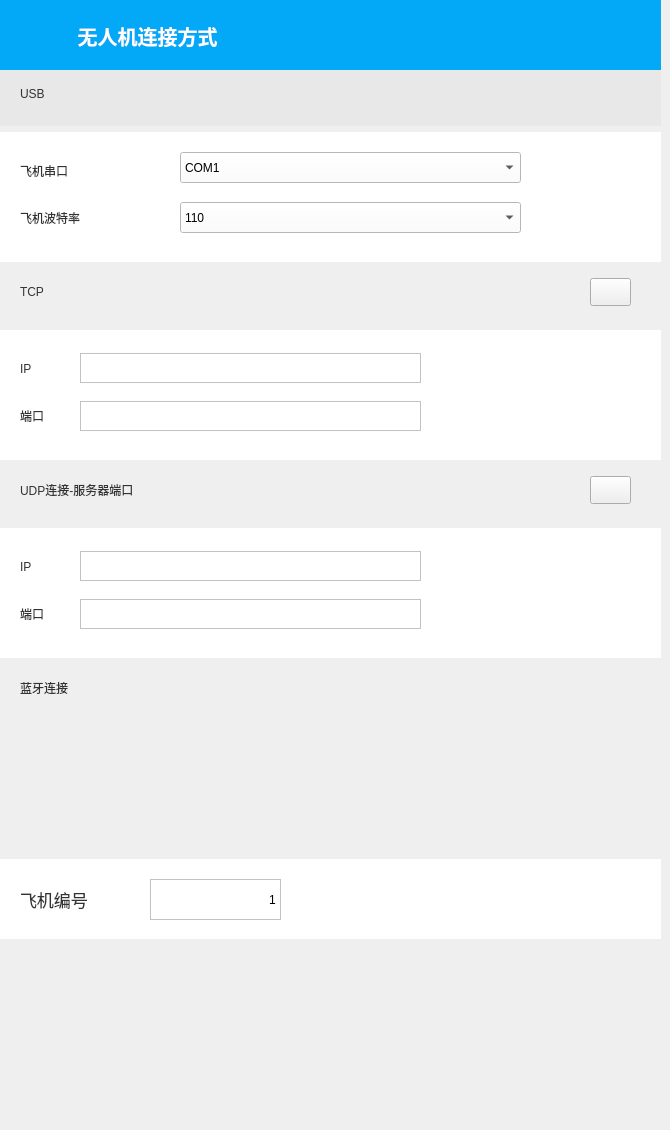
   <widget class="QWidget" name="data_connect_widget_Default_page">
    <widget class="QWidget" name="data_connect_widget_Default" native="true">
     <property name="geometry">
      <rect>
       <x>0</x>
       <y>0</y>
       <width>661</width>
       <height>1121</height>
      </rect>
     </property>
     <property name="minimumSize">
      <size>
       <width>661</width>
       <height>1023</height>
      </size>
     </property>
     <widget class="QLabel" name="data_connect">
      <property name="geometry">
       <rect>
        <x>0</x>
        <y>0</y>
        <width>661</width>
        <height>73</height>
       </rect>
      </property>
      <property name="styleSheet">
       <string notr="true">background-color: rgb(3, 168, 247);
outline:0px;
font: 15pt &quot;思源黑体&quot;;
color: rgb(255, 255, 255);
border-width:0;</string>
      </property>
      <property name="text">
       <string>&lt;!DOCTYPE HTML PUBLIC &quot;-//W3C//DTD HTML 4.0//EN&quot; &quot;http://www.w3.org/TR/REC-html40/strict.dtd&quot;&gt;
&lt;html&gt;&lt;head&gt;&lt;meta name=&quot;qrichtext&quot; content=&quot;1&quot; /&gt;&lt;style type=&quot;text/css&quot;&gt;
p, li { white-space: pre-wrap; }
&lt;/style&gt;&lt;/head&gt;&lt;body style=&quot; font-family:'思源黑体'; font-size:15pt; font-weight:400; font-style:normal;&quot;&gt;
&lt;p style=&quot; margin-top:12px; margin-bottom:12px; margin-left:0px; margin-right:0px; -qt-block-indent:0; text-indent:0px;&quot;&gt;              &lt;span style=&quot; font-weight:600;&quot;&gt;无人机&lt;/span&gt;&lt;span style=&quot; font-weight:600;&quot;&gt;连接方式&lt;/span&gt;&lt;/p&gt;&lt;/body&gt;&lt;/html&gt;</string>
      </property>
      <property name="textFormat">
       <enum>Qt::RichText</enum>
      </property>
     </widget>
     <widget class="QPushButton" name="set_return_2">
      <property name="geometry">
       <rect>
        <x>10</x>
        <y>20</y>
        <width>31</width>
        <height>31</height>
       </rect>
      </property>
      <property name="focusPolicy">
       <enum>Qt::NoFocus</enum>
      </property>
      <property name="styleSheet">
       <string notr="true">outline:0px;
background-color: rgb(3, 168, 247);
font: 15pt &quot;思源黑体&quot;;
color: rgb(255, 255, 255);
border-width:0;</string>
      </property>
      <property name="text">
       <string/>
      </property>
      <property name="icon">
       <iconset resource="../../qgc.qrc">
        <normaloff>:/images/resources/images/ui/SHGCSetUp/set_return.png</normaloff>:/images/resources/images/ui/SHGCSetUp/set_return.png</iconset>
      </property>
      <property name="iconSize">
       <size>
        <width>50</width>
        <height>50</height>
       </size>
      </property>
      <property name="autoRepeat">
       <bool>false</bool>
      </property>
      <property name="autoExclusive">
       <bool>false</bool>
      </property>
      <property name="default">
       <bool>false</bool>
      </property>
      <property name="flat">
       <bool>true</bool>
      </property>
     </widget>
     <widget class="QWidget" name="widget" native="true">
      <property name="geometry">
       <rect>
        <x>0</x>
        <y>70</y>
        <width>679</width>
        <height>1001</height>
       </rect>
      </property>
      <layout class="QVBoxLayout" name="verticalLayout_3">
       <item>
        <widget class="QWidget" name="w_USB_1" native="true">
         <property name="minimumSize">
          <size>
           <width>661</width>
           <height>56</height>
          </size>
         </property>
         <property name="styleSheet">
          <string notr="true">outline:0px;
border-width:0;
border-style:outset;
background-color: rgb(232, 232, 232);</string>
         </property>
         <widget class="clickedWidget" name="USB_1" native="true">
          <property name="geometry">
           <rect>
            <x>0</x>
            <y>0</y>
            <width>661</width>
            <height>56</height>
           </rect>
          </property>
          <property name="sizePolicy">
           <sizepolicy hsizetype="Preferred" vsizetype="Fixed">
            <horstretch>0</horstretch>
            <verstretch>0</verstretch>
           </sizepolicy>
          </property>
          <property name="styleSheet">
           <string notr="true"/>
          </property>
          <widget class="QLabel" name="label_2">
           <property name="geometry">
            <rect>
             <x>20</x>
             <y>4</y>
             <width>41</width>
             <height>41</height>
            </rect>
           </property>
           <property name="styleSheet">
            <string notr="true">outline:0px;
font: 13pt &quot;思源黑体&quot;;
color:rgb(51, 51, 51);
border-width:0;
background: transparent;
border-style:outset;</string>
           </property>
           <property name="text">
            <string>USB</string>
           </property>
           <property name="textFormat">
            <enum>Qt::RichText</enum>
           </property>
          </widget>
          <widget class="QPushButton" name="btn_USBInput_1">
           <property name="geometry">
            <rect>
             <x>60</x>
             <y>16</y>
             <width>21</width>
             <height>21</height>
            </rect>
           </property>
           <property name="styleSheet">
            <string notr="true">outline:0px;
border-width:0;
border-style:outset;</string>
           </property>
           <property name="text">
            <string/>
           </property>
           <property name="icon">
            <iconset resource="../../qgc.qrc">
             <normaloff>:/images/resources/images/ui/SHGCSetUp/liststart.png</normaloff>:/images/resources/images/ui/SHGCSetUp/liststart.png</iconset>
           </property>
           <property name="iconSize">
            <size>
             <width>50</width>
             <height>50</height>
            </size>
           </property>
           <property name="autoDefault">
            <bool>true</bool>
           </property>
           <property name="flat">
            <bool>true</bool>
           </property>
          </widget>
          <widget class="QPushButton" name="serialLink">
           <property name="geometry">
            <rect>
             <x>590</x>
             <y>10</y>
             <width>41</width>
             <height>28</height>
            </rect>
           </property>
           <property name="text">
            <string/>
           </property>
           <property name="icon">
            <iconset resource="../../qgc.qrc">
             <normaloff>:/images/resources/images/ui/SHGCSetUp/choose.png</normaloff>:/images/resources/images/ui/SHGCSetUp/choose.png</iconset>
           </property>
          </widget>
         </widget>
        </widget>
       </item>
       <item>
        <widget class="QWidget" name="widget_USB" native="true">
         <property name="minimumSize">
          <size>
           <width>661</width>
           <height>130</height>
          </size>
         </property>
         <property name="styleSheet">
          <string notr="true">background-color: rgb(255, 255, 255);</string>
         </property>
         <widget class="QLabel" name="label_34">
          <property name="geometry">
           <rect>
            <x>20</x>
            <y>23</y>
            <width>121</width>
            <height>31</height>
           </rect>
          </property>
          <property name="styleSheet">
           <string notr="true">outline:0px;
font: 11pt &quot;思源黑体&quot;;
color:rgb(51, 51, 51);
border-width:0;
background: transparent;
border-style:outset;</string>
          </property>
          <property name="text">
           <string>飞机串口</string>
          </property>
         </widget>
         <widget class="QLabel" name="label_35">
          <property name="geometry">
           <rect>
            <x>20</x>
            <y>70</y>
            <width>131</width>
            <height>31</height>
           </rect>
          </property>
          <property name="styleSheet">
           <string notr="true">outline:0px;
font: 11pt &quot;思源黑体&quot;;
color:rgb(51, 51, 51);
border-width:0;
background: transparent;
border-style:outset;</string>
          </property>
          <property name="text">
           <string>飞机波特率</string>
          </property>
         </widget>
         <widget class="QComboBox" name="aircraft_BaudRate">
          <property name="geometry">
           <rect>
            <x>180</x>
            <y>70</y>
            <width>341</width>
            <height>31</height>
           </rect>
          </property>
          <item>
           <property name="text">
            <string>110</string>
           </property>
          </item>
          <item>
           <property name="text">
            <string>300</string>
           </property>
          </item>
          <item>
           <property name="text">
            <string>600</string>
           </property>
          </item>
          <item>
           <property name="text">
            <string>1200</string>
           </property>
          </item>
          <item>
           <property name="text">
            <string>2400</string>
           </property>
          </item>
          <item>
           <property name="text">
            <string>4800</string>
           </property>
          </item>
          <item>
           <property name="text">
            <string>9600</string>
           </property>
          </item>
          <item>
           <property name="text">
            <string>19200</string>
           </property>
          </item>
          <item>
           <property name="text">
            <string>28800</string>
           </property>
          </item>
          <item>
           <property name="text">
            <string>33600</string>
           </property>
          </item>
          <item>
           <property name="text">
            <string>38400</string>
           </property>
          </item>
          <item>
           <property name="text">
            <string>43000</string>
           </property>
          </item>
          <item>
           <property name="text">
            <string>56000</string>
           </property>
          </item>
          <item>
           <property name="text">
            <string>57600</string>
           </property>
          </item>
          <item>
           <property name="text">
            <string>115200</string>
           </property>
          </item>
         </widget>
         <widget class="QComboBox" name="aircraft_SerialPort">
          <property name="geometry">
           <rect>
            <x>180</x>
            <y>20</y>
            <width>341</width>
            <height>31</height>
           </rect>
          </property>
          <item>
           <property name="text">
            <string>COM1</string>
           </property>
          </item>
          <item>
           <property name="text">
            <string>COM2</string>
           </property>
          </item>
          <item>
           <property name="text">
            <string>COM3</string>
           </property>
          </item>
          <item>
           <property name="text">
            <string>COM4</string>
           </property>
          </item>
          <item>
           <property name="text">
            <string>COM5</string>
           </property>
          </item>
          <item>
           <property name="text">
            <string>COM6</string>
           </property>
          </item>
          <item>
           <property name="text">
            <string>COM7</string>
           </property>
          </item>
          <item>
           <property name="text">
            <string>COM8</string>
           </property>
          </item>
          <item>
           <property name="text">
            <string>COM9</string>
           </property>
          </item>
          <item>
           <property name="text">
            <string>COM10</string>
           </property>
          </item>
          <item>
           <property name="text">
            <string>COM11</string>
           </property>
          </item>
          <item>
           <property name="text">
            <string>COM12</string>
           </property>
          </item>
          <item>
           <property name="text">
            <string>COM13</string>
           </property>
          </item>
          <item>
           <property name="text">
            <string>COM14</string>
           </property>
          </item>
          <item>
           <property name="text">
            <string>COM15</string>
           </property>
          </item>
          <item>
           <property name="text">
            <string>COM16</string>
           </property>
          </item>
          <item>
           <property name="text">
            <string>COM17</string>
           </property>
          </item>
          <item>
           <property name="text">
            <string>COM18</string>
           </property>
          </item>
          <item>
           <property name="text">
            <string>COM19</string>
           </property>
          </item>
          <item>
           <property name="text">
            <string>COM20</string>
           </property>
          </item>
          <item>
           <property name="text">
            <string>COM21</string>
           </property>
          </item>
          <item>
           <property name="text">
            <string>COM22</string>
           </property>
          </item>
          <item>
           <property name="text">
            <string>COM23</string>
           </property>
          </item>
          <item>
           <property name="text">
            <string>COM24</string>
           </property>
          </item>
          <item>
           <property name="text">
            <string>COM25</string>
           </property>
          </item>
          <item>
           <property name="text">
            <string>COM26</string>
           </property>
          </item>
          <item>
           <property name="text">
            <string>COM27</string>
           </property>
          </item>
          <item>
           <property name="text">
            <string>COM28</string>
           </property>
          </item>
          <item>
           <property name="text">
            <string>COM29</string>
           </property>
          </item>
          <item>
           <property name="text">
            <string>COM30</string>
           </property>
          </item>
          <item>
           <property name="text">
            <string>COM31</string>
           </property>
          </item>
          <item>
           <property name="text">
            <string>COM32</string>
           </property>
          </item>
          <item>
           <property name="text">
            <string>COM33</string>
           </property>
          </item>
          <item>
           <property name="text">
            <string>COM34</string>
           </property>
          </item>
          <item>
           <property name="text">
            <string>COM35</string>
           </property>
          </item>
          <item>
           <property name="text">
            <string>COM36</string>
           </property>
          </item>
          <item>
           <property name="text">
            <string>COM37</string>
           </property>
          </item>
          <item>
           <property name="text">
            <string>COM38</string>
           </property>
          </item>
          <item>
           <property name="text">
            <string>COM39</string>
           </property>
          </item>
          <item>
           <property name="text">
            <string>COM40</string>
           </property>
          </item>
          <item>
           <property name="text">
            <string>COM41</string>
           </property>
          </item>
          <item>
           <property name="text">
            <string>COM42</string>
           </property>
          </item>
          <item>
           <property name="text">
            <string>COM43</string>
           </property>
          </item>
          <item>
           <property name="text">
            <string>COM44</string>
           </property>
          </item>
          <item>
           <property name="text">
            <string>COM45</string>
           </property>
          </item>
          <item>
           <property name="text">
            <string>COM46</string>
           </property>
          </item>
          <item>
           <property name="text">
            <string>COM47</string>
           </property>
          </item>
          <item>
           <property name="text">
            <string>COM48</string>
           </property>
          </item>
          <item>
           <property name="text">
            <string>COM49</string>
           </property>
          </item>
          <item>
           <property name="text">
            <string>COM50</string>
           </property>
          </item>
         </widget>
        </widget>
       </item>
       <item>
        <widget class="QWidget" name="w_TCP_1" native="true">
         <property name="minimumSize">
          <size>
           <width>661</width>
           <height>56</height>
          </size>
         </property>
         <widget class="clickedWidget" name="TCP_1" native="true">
          <property name="geometry">
           <rect>
            <x>0</x>
            <y>0</y>
            <width>661</width>
            <height>56</height>
           </rect>
          </property>
          <widget class="QLabel" name="label_3">
           <property name="geometry">
            <rect>
             <x>20</x>
             <y>4</y>
             <width>41</width>
             <height>41</height>
            </rect>
           </property>
           <property name="styleSheet">
            <string notr="true">outline:0px;
font: 13pt &quot;思源黑体&quot;;
color:rgb(51, 51, 51);
border-width:0;
background: transparent;
border-style:outset;</string>
           </property>
           <property name="text">
            <string>TCP</string>
           </property>
           <property name="textFormat">
            <enum>Qt::RichText</enum>
           </property>
          </widget>
          <widget class="QPushButton" name="btn_TCPInput_1">
           <property name="geometry">
            <rect>
             <x>60</x>
             <y>16</y>
             <width>21</width>
             <height>21</height>
            </rect>
           </property>
           <property name="styleSheet">
            <string notr="true">outline:0px;
border-width:0;
border-style:outset;</string>
           </property>
           <property name="text">
            <string/>
           </property>
           <property name="icon">
            <iconset resource="../../qgc.qrc">
             <normaloff>:/images/resources/images/ui/SHGCSetUp/liststart.png</normaloff>:/images/resources/images/ui/SHGCSetUp/liststart.png</iconset>
           </property>
           <property name="iconSize">
            <size>
             <width>50</width>
             <height>50</height>
            </size>
           </property>
           <property name="flat">
            <bool>true</bool>
           </property>
          </widget>
          <widget class="QPushButton" name="tcpLink">
           <property name="geometry">
            <rect>
             <x>590</x>
             <y>10</y>
             <width>41</width>
             <height>28</height>
            </rect>
           </property>
           <property name="text">
            <string/>
           </property>
           <property name="icon">
            <iconset resource="../../qgc.qrc">
             <normaloff>:/images/resources/images/ui/SHGCSetUp/choose.png</normaloff>:/images/resources/images/ui/SHGCSetUp/choose.png</iconset>
           </property>
          </widget>
         </widget>
        </widget>
       </item>
       <item>
        <widget class="QWidget" name="widget_TCP" native="true">
         <property name="minimumSize">
          <size>
           <width>661</width>
           <height>130</height>
          </size>
         </property>
         <property name="styleSheet">
          <string notr="true">background-color: rgb(255, 255, 255);</string>
         </property>
         <widget class="QLabel" name="label_40">
          <property name="geometry">
           <rect>
            <x>20</x>
            <y>23</y>
            <width>41</width>
            <height>31</height>
           </rect>
          </property>
          <property name="styleSheet">
           <string notr="true">outline:0px;
font: 11pt &quot;思源黑体&quot;;
color:rgb(51, 51, 51);
border-width:0;
background: transparent;
border-style:outset;</string>
          </property>
          <property name="text">
           <string>IP</string>
          </property>
         </widget>
         <widget class="QLabel" name="label_41">
          <property name="geometry">
           <rect>
            <x>20</x>
            <y>70</y>
            <width>61</width>
            <height>31</height>
           </rect>
          </property>
          <property name="styleSheet">
           <string notr="true">outline:0px;
font: 11pt &quot;思源黑体&quot;;
color:rgb(51, 51, 51);
border-width:0;
background: transparent;
border-style:outset;</string>
          </property>
          <property name="text">
           <string>端口</string>
          </property>
         </widget>
         <widget class="QLineEdit" name="TCP_IP_UAV">
          <property name="geometry">
           <rect>
            <x>80</x>
            <y>23</y>
            <width>341</width>
            <height>30</height>
           </rect>
          </property>
          <property name="styleSheet">
           <string notr="true">border: 1px solid #C2C2C2</string>
          </property>
         </widget>
         <widget class="QLineEdit" name="TCP_Port_UAV">
          <property name="geometry">
           <rect>
            <x>80</x>
            <y>71</y>
            <width>341</width>
            <height>30</height>
           </rect>
          </property>
          <property name="styleSheet">
           <string notr="true">border: 1px solid #C2C2C2</string>
          </property>
         </widget>
        </widget>
       </item>
       <item>
        <widget class="QWidget" name="w_UDP_1" native="true">
         <property name="minimumSize">
          <size>
           <width>661</width>
           <height>56</height>
          </size>
         </property>
         <widget class="clickedWidget" name="UDP_Serve_1" native="true">
          <property name="geometry">
           <rect>
            <x>0</x>
            <y>0</y>
            <width>661</width>
            <height>56</height>
           </rect>
          </property>
          <widget class="QLabel" name="label_4">
           <property name="geometry">
            <rect>
             <x>20</x>
             <y>4</y>
             <width>201</width>
             <height>41</height>
            </rect>
           </property>
           <property name="styleSheet">
            <string notr="true">outline:0px;
font: 13pt &quot;思源黑体&quot;;
color:rgb(51, 51, 51);
border-width:0;
background: transparent;
border-style:outset;</string>
           </property>
           <property name="text">
            <string>UDP连接-服务器端口</string>
           </property>
           <property name="textFormat">
            <enum>Qt::RichText</enum>
           </property>
          </widget>
          <widget class="QPushButton" name="btn_UDPInput_1">
           <property name="geometry">
            <rect>
             <x>220</x>
             <y>16</y>
             <width>21</width>
             <height>21</height>
            </rect>
           </property>
           <property name="styleSheet">
            <string notr="true">outline:0px;
border-width:0;
border-style:outset;</string>
           </property>
           <property name="text">
            <string/>
           </property>
           <property name="icon">
            <iconset resource="../../qgc.qrc">
             <normaloff>:/images/resources/images/ui/SHGCSetUp/liststart.png</normaloff>:/images/resources/images/ui/SHGCSetUp/liststart.png</iconset>
           </property>
           <property name="iconSize">
            <size>
             <width>50</width>
             <height>50</height>
            </size>
           </property>
           <property name="flat">
            <bool>true</bool>
           </property>
          </widget>
          <widget class="QPushButton" name="UDPLink">
           <property name="geometry">
            <rect>
             <x>590</x>
             <y>10</y>
             <width>41</width>
             <height>28</height>
            </rect>
           </property>
           <property name="text">
            <string/>
           </property>
           <property name="icon">
            <iconset resource="../../qgc.qrc">
             <normaloff>:/images/resources/images/ui/SHGCSetUp/choose.png</normaloff>:/images/resources/images/ui/SHGCSetUp/choose.png</iconset>
           </property>
          </widget>
         </widget>
        </widget>
       </item>
       <item>
        <widget class="QWidget" name="widget_UDP" native="true">
         <property name="minimumSize">
          <size>
           <width>661</width>
           <height>130</height>
          </size>
         </property>
         <property name="styleSheet">
          <string notr="true">background-color: rgb(255, 255, 255);</string>
         </property>
         <widget class="QLabel" name="label_42">
          <property name="geometry">
           <rect>
            <x>20</x>
            <y>23</y>
            <width>41</width>
            <height>31</height>
           </rect>
          </property>
          <property name="styleSheet">
           <string notr="true">outline:0px;
font: 11pt &quot;思源黑体&quot;;
color:rgb(51, 51, 51);
border-width:0;
background: transparent;
border-style:outset;</string>
          </property>
          <property name="text">
           <string>IP</string>
          </property>
         </widget>
         <widget class="QLabel" name="label_43">
          <property name="geometry">
           <rect>
            <x>20</x>
            <y>70</y>
            <width>61</width>
            <height>31</height>
           </rect>
          </property>
          <property name="styleSheet">
           <string notr="true">outline:0px;
font: 11pt &quot;思源黑体&quot;;
color:rgb(51, 51, 51);
border-width:0;
background: transparent;
border-style:outset;</string>
          </property>
          <property name="text">
           <string>端口</string>
          </property>
         </widget>
         <widget class="QLineEdit" name="UDP_IP_UAV">
          <property name="geometry">
           <rect>
            <x>80</x>
            <y>23</y>
            <width>341</width>
            <height>30</height>
           </rect>
          </property>
          <property name="styleSheet">
           <string notr="true">border: 1px solid #C2C2C2</string>
          </property>
          <property name="text">
           <string/>
          </property>
         </widget>
         <widget class="QLineEdit" name="UDP_Port_UAV">
          <property name="geometry">
           <rect>
            <x>80</x>
            <y>71</y>
            <width>341</width>
            <height>30</height>
           </rect>
          </property>
          <property name="styleSheet">
           <string notr="true">border: 1px solid #C2C2C2</string>
          </property>
         </widget>
        </widget>
       </item>
       <item>
        <widget class="QWidget" name="w_blueth_1" native="true">
         <property name="minimumSize">
          <size>
           <width>661</width>
           <height>56</height>
          </size>
         </property>
         <widget class="clickedWidget" name="bluetooth_1" native="true">
          <property name="geometry">
           <rect>
            <x>0</x>
            <y>0</y>
            <width>661</width>
            <height>56</height>
           </rect>
          </property>
          <widget class="QLabel" name="lab_bluetooth">
           <property name="geometry">
            <rect>
             <x>20</x>
             <y>4</y>
             <width>91</width>
             <height>41</height>
            </rect>
           </property>
           <property name="styleSheet">
            <string notr="true">outline:0px;
font: 13pt &quot;思源黑体&quot;;
color:rgb(51, 51, 51);
border-width:0;
background: transparent;
border-style:outset;</string>
           </property>
           <property name="text">
            <string>蓝牙连接</string>
           </property>
           <property name="textFormat">
            <enum>Qt::RichText</enum>
           </property>
          </widget>
          <widget class="QLabel" name="choose_bluetooth_1">
           <property name="geometry">
            <rect>
             <x>607</x>
             <y>13</y>
             <width>28</width>
             <height>22</height>
            </rect>
           </property>
           <property name="styleSheet">
            <string notr="true"/>
           </property>
           <property name="text">
            <string/>
           </property>
           <property name="scaledContents">
            <bool>false</bool>
           </property>
           <property name="wordWrap">
            <bool>false</bool>
           </property>
           <property name="openExternalLinks">
            <bool>false</bool>
           </property>
          </widget>
         </widget>
        </widget>
       </item>
       <item>
        <spacer name="verticalSpacer_5">
         <property name="orientation">
          <enum>Qt::Vertical</enum>
         </property>
         <property name="sizeHint" stdset="0">
          <size>
           <width>20</width>
           <height>40</height>
          </size>
         </property>
        </spacer>
       </item>
       <item>
        <widget class="QWidget" name="widget_UAV_Number" native="true">
         <property name="minimumSize">
          <size>
           <width>661</width>
           <height>80</height>
          </size>
         </property>
         <property name="styleSheet">
          <string notr="true">background-color: rgb(255, 255, 255);</string>
         </property>
         <widget class="QLabel" name="label_9">
          <property name="geometry">
           <rect>
            <x>20</x>
            <y>10</y>
            <width>71</width>
            <height>61</height>
           </rect>
          </property>
          <property name="font">
           <font>
            <family>思源黑体</family>
            <pointsize>13</pointsize>
            <weight>50</weight>
            <italic>false</italic>
            <bold>false</bold>
           </font>
          </property>
          <property name="mouseTracking">
           <bool>true</bool>
          </property>
          <property name="styleSheet">
           <string notr="true">outline:0px;
font: 13pt &quot;思源黑体&quot;;
color:rgb(51, 51, 51);
border-width:0;
background: transparent;
border-style:outset;</string>
          </property>
          <property name="text">
           <string>飞机编号</string>
          </property>
         </widget>
         <widget class="QLineEdit" name="UAV_Number">
          <property name="geometry">
           <rect>
            <x>150</x>
            <y>20</y>
            <width>131</width>
            <height>41</height>
           </rect>
          </property>
          <property name="styleSheet">
           <string notr="true">border: 1px solid #C2C2C2</string>
          </property>
          <property name="text">
           <string>1</string>
          </property>
          <property name="alignment">
           <set>Qt::AlignRight|Qt::AlignTrailing|Qt::AlignVCenter</set>
          </property>
         </widget>
        </widget>
       </item>
       <item>
        <spacer name="verticalSpacer">
         <property name="orientation">
          <enum>Qt::Vertical</enum>
         </property>
         <property name="sizeHint" stdset="0">
          <size>
           <width>20</width>
           <height>40</height>
          </size>
         </property>
        </spacer>
       </item>
      </layout>
     </widget>
    </widget>
   </widget>
